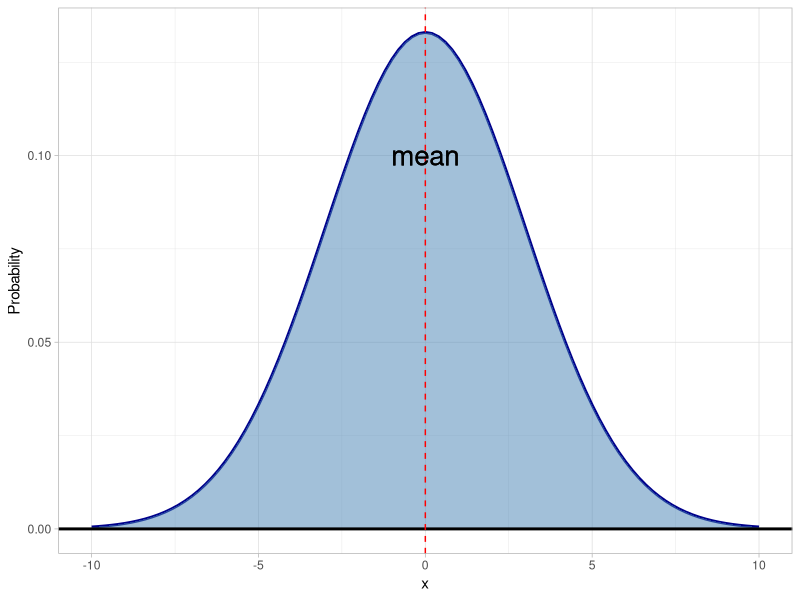
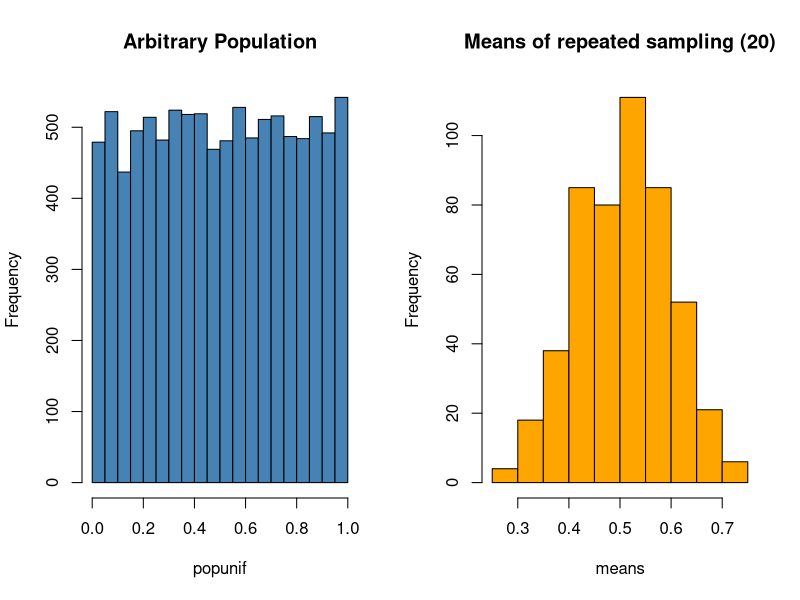
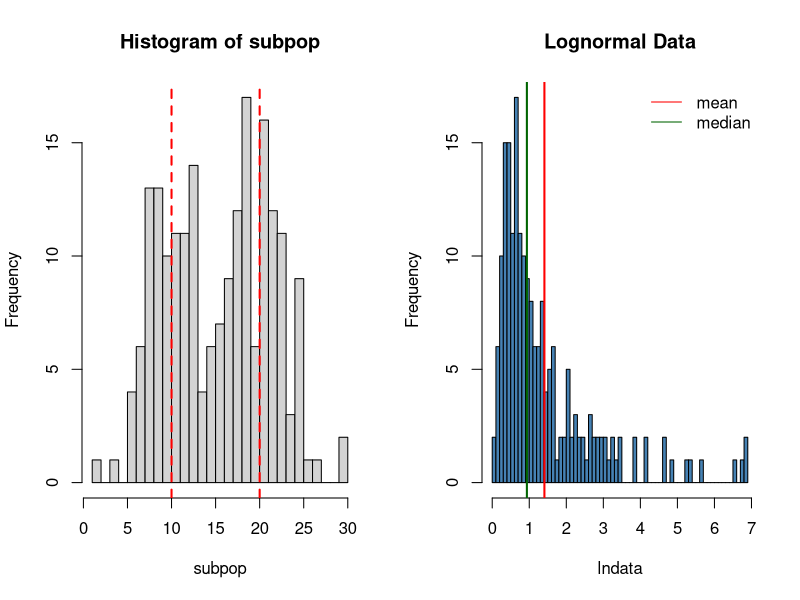
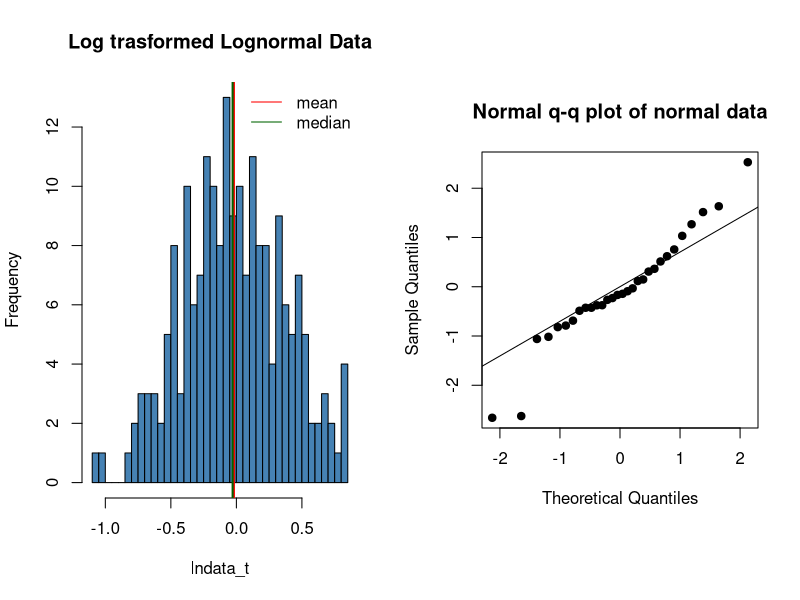
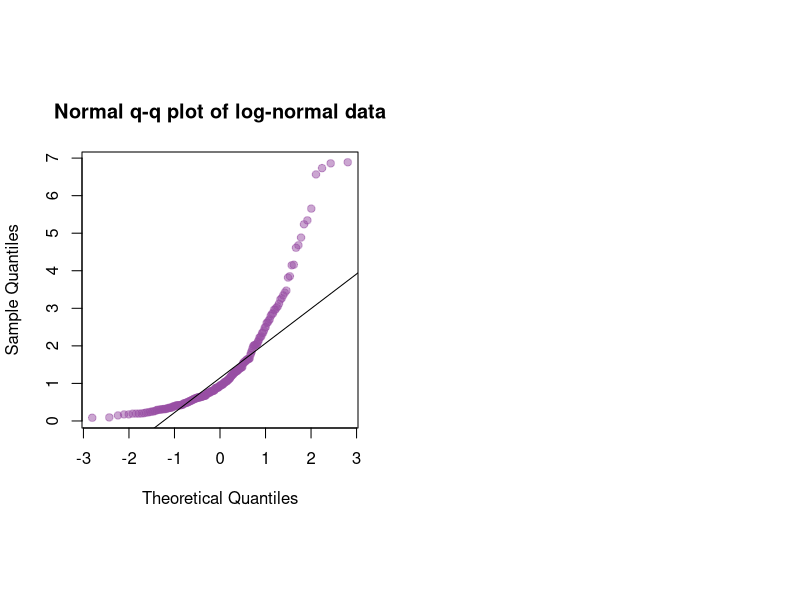

R code for these plots, in order:
## ---- chunk 1
knitr::opts_chunk$set(echo = FALSE, out.extra = "keepaspectratio", dev = "cairo_pdf")
library(knitr)
library(tidyverse)
## ---- chunk 2
## Standard normal distribution:

xvalues <- data.frame(x = c(-10, 10))

## add a second normal curve
normal1 <- function(x){
  dnorm(x, mean = 0, sd = 3)
}


xvalues %>% ggplot(aes(x = x)) +
  stat_function(fun = normal1, lwd = 1, col = "darkblue") +
  stat_function(fun = normal1, geom = "area", fill = "steelblue", alpha = 0.5) +
  theme_light() +
  geom_hline(yintercept = 0, lwd = 1) +
  geom_vline(xintercept = 0, lty = 2, col = "red") +
  geom_text(x = 0, y = 0.1, label = "mean", size =7) +
  ylab("Probability")


## ---- chunk 3
popunif <- runif(10000)

means <- rep(0,500)

for(i in 1:500){
  means[i] <- mean(sample(popunif,10))
}

par(mfrow = c(1,2))
hist(popunif, main = "Arbitrary Population", col = "steelblue")
hist(means, main = "Means of repeated sampling (20)", col = "Orange")

## ---- chunk 4
subpop <- c(rnorm(100,10,3),rnorm(100,20,3))

hist(subpop, breaks = 30)
abline(v = c(10,20), col = "red", lty = 2, lwd = 2, main = "2 sub-populations")
## ---- chunk 5
set.seed(124)
lndata <- rlnorm(200, meanlog = 0, sdlog = 1)

hist(lndata, breaks = 50, col = "steelblue", main = "Lognormal Data")
abline(v = mean(lndata), col  ="red", lwd = 2)
abline(v = median(lndata), col  ="darkgreen", lwd = 2)
legend("topright", legend = c("mean","median"), col = c("red","darkgreen"), lwd = 1, box.lwd = 0)
## ---- chunk 6
lndata_t <- log10(lndata)

hist(lndata_t, breaks = 50, col = "steelblue", main = "Log trasformed Lognormal Data")
abline(v = mean(lndata_t), col  ="red", lwd = 2)
abline(v = median(lndata_t), col  ="darkgreen", lwd = 2)
legend("topright", legend = c("mean","median"), col = c("red","darkgreen"), lwd = 1, box.lwd = 0)
## ---- chunk 7
a <- rnorm(30)
par(pty="s")
qqnorm(a, main = "Normal q-q plot of normal data", pch = 19)
qqline(a)
## ---- chunk 8
par(pty="s")
qqnorm(lndata, main = "Normal q-q plot of log-normal data", pch = 19, col = "#984ea380")
qqline(lndata)
